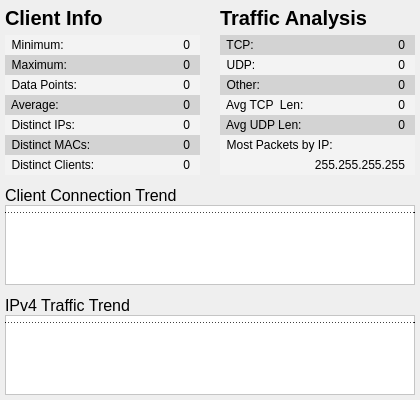
<?xml version="1.0" encoding="UTF-8"?>
<ui version="4.0">
 <class>MainWindow</class>
 <widget class="QMainWindow" name="MainWindow">
  <property name="geometry">
   <rect>
    <x>0</x>
    <y>0</y>
    <width>420</width>
    <height>400</height>
   </rect>
  </property>
  <property name="minimumSize">
   <size>
    <width>420</width>
    <height>400</height>
   </size>
  </property>
  <property name="maximumSize">
   <size>
    <width>420</width>
    <height>400</height>
   </size>
  </property>
  <property name="windowTitle">
   <string>Network Anlaysis</string>
  </property>
  <widget class="QWidget" name="centralWidget">
   <widget class="QStackedWidget" name="stackedWidget">
    <property name="geometry">
     <rect>
      <x>0</x>
      <y>0</y>
      <width>420</width>
      <height>400</height>
     </rect>
    </property>
    <property name="currentIndex">
     <number>2</number>
    </property>
    <widget class="QWidget" name="home">
     <widget class="QPushButton" name="recordButton">
      <property name="geometry">
       <rect>
        <x>65</x>
        <y>350</y>
        <width>140</width>
        <height>35</height>
       </rect>
      </property>
      <property name="font">
       <font>
        <pointsize>15</pointsize>
       </font>
      </property>
      <property name="text">
       <string>Record</string>
      </property>
     </widget>
     <widget class="QLabel" name="clientsLabel">
      <property name="geometry">
       <rect>
        <x>0</x>
        <y>5</y>
        <width>171</width>
        <height>40</height>
       </rect>
      </property>
      <property name="font">
       <font>
        <pointsize>30</pointsize>
       </font>
      </property>
      <property name="text">
       <string>CLIENTS</string>
      </property>
      <property name="alignment">
       <set>Qt::AlignCenter</set>
      </property>
     </widget>
     <widget class="QFrame" name="clientsGraph">
      <property name="geometry">
       <rect>
        <x>40</x>
        <y>50</y>
        <width>375</width>
        <height>100</height>
       </rect>
      </property>
      <property name="styleSheet">
       <string notr="true">background-color: #fff;</string>
      </property>
      <property name="frameShape">
       <enum>QFrame::StyledPanel</enum>
      </property>
      <property name="frameShadow">
       <enum>QFrame::Raised</enum>
      </property>
      <widget class="QLabel" name="clientsMaxLine">
       <property name="geometry">
        <rect>
         <x>1</x>
         <y>9</y>
         <width>373</width>
         <height>1</height>
        </rect>
       </property>
       <property name="styleSheet">
        <string notr="true">background-color: rgba(0, 0, 0, 0);
border: 1px dashed #000;</string>
       </property>
       <property name="text">
        <string/>
       </property>
      </widget>
     </widget>
     <widget class="QPushButton" name="reportButton">
      <property name="geometry">
       <rect>
        <x>215</x>
        <y>350</y>
        <width>140</width>
        <height>35</height>
       </rect>
      </property>
      <property name="font">
       <font>
        <pointsize>15</pointsize>
       </font>
      </property>
      <property name="text">
       <string>Report</string>
      </property>
     </widget>
     <widget class="QLabel" name="durationLabel">
      <property name="geometry">
       <rect>
        <x>235</x>
        <y>25</y>
        <width>80</width>
        <height>20</height>
       </rect>
      </property>
      <property name="font">
       <font>
        <pointsize>14</pointsize>
       </font>
      </property>
      <property name="text">
       <string>Duration:</string>
      </property>
     </widget>
     <widget class="QLabel" name="durationValue">
      <property name="geometry">
       <rect>
        <x>325</x>
        <y>25</y>
        <width>80</width>
        <height>20</height>
       </rect>
      </property>
      <property name="font">
       <font>
        <pointsize>14</pointsize>
       </font>
      </property>
      <property name="text">
       <string>0s</string>
      </property>
      <property name="alignment">
       <set>Qt::AlignRight|Qt::AlignTrailing|Qt::AlignVCenter</set>
      </property>
     </widget>
     <widget class="QFrame" name="trafficGraph">
      <property name="geometry">
       <rect>
        <x>40</x>
        <y>230</y>
        <width>375</width>
        <height>100</height>
       </rect>
      </property>
      <property name="styleSheet">
       <string notr="true">background-color: #fff;</string>
      </property>
      <property name="frameShape">
       <enum>QFrame::StyledPanel</enum>
      </property>
      <property name="frameShadow">
       <enum>QFrame::Raised</enum>
      </property>
      <widget class="QLabel" name="trafficMaxLine">
       <property name="geometry">
        <rect>
         <x>1</x>
         <y>9</y>
         <width>373</width>
         <height>1</height>
        </rect>
       </property>
       <property name="styleSheet">
        <string notr="true">background-color: rgba(0, 0, 0, 0);
border: 1px dashed #000;</string>
       </property>
       <property name="text">
        <string/>
       </property>
      </widget>
     </widget>
     <widget class="QLabel" name="trafficLabel">
      <property name="geometry">
       <rect>
        <x>0</x>
        <y>185</y>
        <width>171</width>
        <height>40</height>
       </rect>
      </property>
      <property name="font">
       <font>
        <pointsize>30</pointsize>
       </font>
      </property>
      <property name="text">
       <string>TRAFFIC</string>
      </property>
      <property name="alignment">
       <set>Qt::AlignCenter</set>
      </property>
     </widget>
     <widget class="QLabel" name="clientsMinValue">
      <property name="geometry">
       <rect>
        <x>5</x>
        <y>139</y>
        <width>30</width>
        <height>11</height>
       </rect>
      </property>
      <property name="text">
       <string>0</string>
      </property>
      <property name="alignment">
       <set>Qt::AlignRight|Qt::AlignTrailing|Qt::AlignVCenter</set>
      </property>
     </widget>
     <widget class="QLabel" name="clientsMaxValue">
      <property name="geometry">
       <rect>
        <x>5</x>
        <y>49</y>
        <width>30</width>
        <height>20</height>
       </rect>
      </property>
      <property name="text">
       <string>10</string>
      </property>
      <property name="alignment">
       <set>Qt::AlignRight|Qt::AlignTrailing|Qt::AlignVCenter</set>
      </property>
     </widget>
     <widget class="QLabel" name="trafficMinValue">
      <property name="geometry">
       <rect>
        <x>5</x>
        <y>319</y>
        <width>30</width>
        <height>11</height>
       </rect>
      </property>
      <property name="text">
       <string>0</string>
      </property>
      <property name="alignment">
       <set>Qt::AlignRight|Qt::AlignTrailing|Qt::AlignVCenter</set>
      </property>
     </widget>
     <widget class="QLabel" name="trafficMaxValue">
      <property name="geometry">
       <rect>
        <x>5</x>
        <y>229</y>
        <width>30</width>
        <height>20</height>
       </rect>
      </property>
      <property name="text">
       <string>10</string>
      </property>
      <property name="alignment">
       <set>Qt::AlignRight|Qt::AlignTrailing|Qt::AlignVCenter</set>
      </property>
     </widget>
     <widget class="QLabel" name="label_4">
      <property name="geometry">
       <rect>
        <x>170</x>
        <y>205</y>
        <width>140</width>
        <height>17</height>
       </rect>
      </property>
      <property name="text">
       <string>(packets per second)</string>
      </property>
     </widget>
     <zorder>recordButton</zorder>
     <zorder>clientsLabel</zorder>
     <zorder>reportButton</zorder>
     <zorder>durationLabel</zorder>
     <zorder>durationValue</zorder>
     <zorder>trafficGraph</zorder>
     <zorder>trafficLabel</zorder>
     <zorder>clientsMinValue</zorder>
     <zorder>clientsMaxValue</zorder>
     <zorder>clientsGraph</zorder>
     <zorder>trafficMinValue</zorder>
     <zorder>trafficMaxValue</zorder>
     <zorder>label_4</zorder>
    </widget>
    <widget class="QWidget" name="transition">
     <widget class="QLabel" name="transitionLabel">
      <property name="geometry">
       <rect>
        <x>10</x>
        <y>130</y>
        <width>400</width>
        <height>50</height>
       </rect>
      </property>
      <property name="font">
       <font>
        <pointsize>25</pointsize>
       </font>
      </property>
      <property name="text">
       <string>Transition Message</string>
      </property>
      <property name="alignment">
       <set>Qt::AlignCenter</set>
      </property>
     </widget>
     <widget class="QProgressBar" name="progressBar">
      <property name="geometry">
       <rect>
        <x>10</x>
        <y>200</y>
        <width>400</width>
        <height>30</height>
       </rect>
      </property>
      <property name="font">
       <font>
        <pointsize>13</pointsize>
       </font>
      </property>
      <property name="value">
       <number>0</number>
      </property>
     </widget>
    </widget>
    <widget class="QWidget" name="report">
     <widget class="QLabel" name="label_3">
      <property name="geometry">
       <rect>
        <x>5</x>
        <y>295</y>
        <width>180</width>
        <height>20</height>
       </rect>
      </property>
      <property name="font">
       <font>
        <pointsize>12</pointsize>
       </font>
      </property>
      <property name="text">
       <string>IPv4 Traffic Trend</string>
      </property>
     </widget>
     <widget class="QFrame" name="clientsTrendGraph">
      <property name="geometry">
       <rect>
        <x>5</x>
        <y>205</y>
        <width>410</width>
        <height>80</height>
       </rect>
      </property>
      <property name="styleSheet">
       <string notr="true">background-color: #fff;</string>
      </property>
      <property name="frameShape">
       <enum>QFrame::StyledPanel</enum>
      </property>
      <property name="frameShadow">
       <enum>QFrame::Raised</enum>
      </property>
      <widget class="QLabel" name="clientTrendMaxLine">
       <property name="geometry">
        <rect>
         <x>0</x>
         <y>7</y>
         <width>410</width>
         <height>1</height>
        </rect>
       </property>
       <property name="styleSheet">
        <string notr="true">background-color: rgba(0, 0, 0, 0);
border: 1px dashed #000;</string>
       </property>
       <property name="text">
        <string/>
       </property>
      </widget>
     </widget>
     <widget class="QFrame" name="trafficTrendGraph">
      <property name="geometry">
       <rect>
        <x>5</x>
        <y>315</y>
        <width>410</width>
        <height>80</height>
       </rect>
      </property>
      <property name="styleSheet">
       <string notr="true">background-color: #fff;</string>
      </property>
      <property name="frameShape">
       <enum>QFrame::StyledPanel</enum>
      </property>
      <property name="frameShadow">
       <enum>QFrame::Raised</enum>
      </property>
      <widget class="QLabel" name="trafficTrendMaxLine">
       <property name="geometry">
        <rect>
         <x>0</x>
         <y>7</y>
         <width>410</width>
         <height>1</height>
        </rect>
       </property>
       <property name="styleSheet">
        <string notr="true">background-color: rgba(0, 0, 0, 0);
border: 1px dashed #000;</string>
       </property>
       <property name="text">
        <string/>
       </property>
      </widget>
     </widget>
     <widget class="QLabel" name="label_5">
      <property name="geometry">
       <rect>
        <x>5</x>
        <y>185</y>
        <width>180</width>
        <height>20</height>
       </rect>
      </property>
      <property name="font">
       <font>
        <pointsize>12</pointsize>
       </font>
      </property>
      <property name="text">
       <string>Client Connection Trend</string>
      </property>
     </widget>
     <widget class="QLabel" name="label_2">
      <property name="geometry">
       <rect>
        <x>5</x>
        <y>35</y>
        <width>195</width>
        <height>20</height>
       </rect>
      </property>
      <property name="toolTip">
       <string>Minimum number of clients found</string>
      </property>
      <property name="styleSheet">
       <string notr="true">background-color: rgb(243, 243, 243);</string>
      </property>
      <property name="text">
       <string>  Minimum:</string>
      </property>
     </widget>
     <widget class="QLabel" name="label_6">
      <property name="geometry">
       <rect>
        <x>5</x>
        <y>55</y>
        <width>195</width>
        <height>20</height>
       </rect>
      </property>
      <property name="toolTip">
       <string>Maximum number of clients found</string>
      </property>
      <property name="styleSheet">
       <string notr="true">background-color: rgb(211, 211, 211);</string>
      </property>
      <property name="text">
       <string>  Maximum:</string>
      </property>
     </widget>
     <widget class="QLabel" name="label_8">
      <property name="geometry">
       <rect>
        <x>5</x>
        <y>95</y>
        <width>195</width>
        <height>20</height>
       </rect>
      </property>
      <property name="toolTip">
       <string>Average number of clients found</string>
      </property>
      <property name="styleSheet">
       <string notr="true">background-color: rgb(211, 211, 211);</string>
      </property>
      <property name="text">
       <string>  Average:</string>
      </property>
     </widget>
     <widget class="QLabel" name="label_9">
      <property name="geometry">
       <rect>
        <x>5</x>
        <y>75</y>
        <width>195</width>
        <height>20</height>
       </rect>
      </property>
      <property name="toolTip">
       <string>Number of data points collected</string>
      </property>
      <property name="styleSheet">
       <string notr="true">background-color: rgb(243, 243, 243);</string>
      </property>
      <property name="text">
       <string>  Data Points:</string>
      </property>
     </widget>
     <widget class="QLabel" name="label_10">
      <property name="geometry">
       <rect>
        <x>5</x>
        <y>5</y>
        <width>101</width>
        <height>25</height>
       </rect>
      </property>
      <property name="font">
       <font>
        <pointsize>15</pointsize>
        <weight>75</weight>
        <bold>true</bold>
       </font>
      </property>
      <property name="toolTip">
       <string>A client is defined as a MAC Address and IP Address pair</string>
      </property>
      <property name="text">
       <string>Client Info</string>
      </property>
     </widget>
     <widget class="QLabel" name="label_11">
      <property name="geometry">
       <rect>
        <x>220</x>
        <y>5</y>
        <width>161</width>
        <height>25</height>
       </rect>
      </property>
      <property name="font">
       <font>
        <pointsize>15</pointsize>
        <weight>75</weight>
        <bold>true</bold>
       </font>
      </property>
      <property name="text">
       <string>Traffic Analysis</string>
      </property>
     </widget>
     <widget class="QLabel" name="label_12">
      <property name="geometry">
       <rect>
        <x>5</x>
        <y>115</y>
        <width>195</width>
        <height>20</height>
       </rect>
      </property>
      <property name="toolTip">
       <string>Number of distinct IP Adresses found</string>
      </property>
      <property name="styleSheet">
       <string notr="true">background-color: rgb(243, 243, 243);</string>
      </property>
      <property name="text">
       <string>  Distinct IPs:</string>
      </property>
     </widget>
     <widget class="QLabel" name="label_13">
      <property name="geometry">
       <rect>
        <x>5</x>
        <y>135</y>
        <width>195</width>
        <height>20</height>
       </rect>
      </property>
      <property name="toolTip">
       <string>Number of distinct MAC Adresses found</string>
      </property>
      <property name="styleSheet">
       <string notr="true">background-color: rgb(211, 211, 211);</string>
      </property>
      <property name="text">
       <string>  Distinct MACs:</string>
      </property>
     </widget>
     <widget class="QLabel" name="label_14">
      <property name="geometry">
       <rect>
        <x>5</x>
        <y>155</y>
        <width>195</width>
        <height>20</height>
       </rect>
      </property>
      <property name="toolTip">
       <string>Number of distinct Clients found</string>
      </property>
      <property name="styleSheet">
       <string notr="true">background-color: rgb(243, 243, 243);</string>
      </property>
      <property name="text">
       <string>  Distinct Clients:</string>
      </property>
     </widget>
     <widget class="QLabel" name="clientDistinctClientsValue">
      <property name="geometry">
       <rect>
        <x>120</x>
        <y>155</y>
        <width>70</width>
        <height>20</height>
       </rect>
      </property>
      <property name="text">
       <string>0</string>
      </property>
      <property name="alignment">
       <set>Qt::AlignRight|Qt::AlignTrailing|Qt::AlignVCenter</set>
      </property>
     </widget>
     <widget class="QLabel" name="clientDistinctMacsValue">
      <property name="geometry">
       <rect>
        <x>120</x>
        <y>135</y>
        <width>70</width>
        <height>20</height>
       </rect>
      </property>
      <property name="toolTip">
       <string/>
      </property>
      <property name="text">
       <string>0</string>
      </property>
      <property name="alignment">
       <set>Qt::AlignRight|Qt::AlignTrailing|Qt::AlignVCenter</set>
      </property>
     </widget>
     <widget class="QLabel" name="clientDistinctIpsValue">
      <property name="geometry">
       <rect>
        <x>120</x>
        <y>115</y>
        <width>70</width>
        <height>20</height>
       </rect>
      </property>
      <property name="text">
       <string>0</string>
      </property>
      <property name="alignment">
       <set>Qt::AlignRight|Qt::AlignTrailing|Qt::AlignVCenter</set>
      </property>
     </widget>
     <widget class="QLabel" name="clientAverageValue">
      <property name="geometry">
       <rect>
        <x>120</x>
        <y>95</y>
        <width>70</width>
        <height>20</height>
       </rect>
      </property>
      <property name="text">
       <string>0</string>
      </property>
      <property name="alignment">
       <set>Qt::AlignRight|Qt::AlignTrailing|Qt::AlignVCenter</set>
      </property>
     </widget>
     <widget class="QLabel" name="clientNumPointsValue">
      <property name="geometry">
       <rect>
        <x>120</x>
        <y>75</y>
        <width>70</width>
        <height>20</height>
       </rect>
      </property>
      <property name="text">
       <string>0</string>
      </property>
      <property name="alignment">
       <set>Qt::AlignRight|Qt::AlignTrailing|Qt::AlignVCenter</set>
      </property>
     </widget>
     <widget class="QLabel" name="clientMaxValue">
      <property name="geometry">
       <rect>
        <x>120</x>
        <y>55</y>
        <width>70</width>
        <height>20</height>
       </rect>
      </property>
      <property name="text">
       <string>0</string>
      </property>
      <property name="alignment">
       <set>Qt::AlignRight|Qt::AlignTrailing|Qt::AlignVCenter</set>
      </property>
     </widget>
     <widget class="QLabel" name="clientMinValue">
      <property name="geometry">
       <rect>
        <x>120</x>
        <y>35</y>
        <width>70</width>
        <height>20</height>
       </rect>
      </property>
      <property name="text">
       <string>0</string>
      </property>
      <property name="alignment">
       <set>Qt::AlignRight|Qt::AlignTrailing|Qt::AlignVCenter</set>
      </property>
     </widget>
     <widget class="QLabel" name="label_15">
      <property name="geometry">
       <rect>
        <x>220</x>
        <y>35</y>
        <width>195</width>
        <height>20</height>
       </rect>
      </property>
      <property name="toolTip">
       <string>Number of TCP packets captured</string>
      </property>
      <property name="styleSheet">
       <string notr="true">background-color: rgb(211, 211, 211);</string>
      </property>
      <property name="text">
       <string>  TCP:</string>
      </property>
     </widget>
     <widget class="QLabel" name="label_16">
      <property name="geometry">
       <rect>
        <x>220</x>
        <y>55</y>
        <width>195</width>
        <height>20</height>
       </rect>
      </property>
      <property name="toolTip">
       <string>Number of UDP packets captured</string>
      </property>
      <property name="styleSheet">
       <string notr="true">background-color: rgb(243, 243, 243);</string>
      </property>
      <property name="text">
       <string>  UDP:</string>
      </property>
     </widget>
     <widget class="QLabel" name="label_17">
      <property name="geometry">
       <rect>
        <x>220</x>
        <y>135</y>
        <width>195</width>
        <height>20</height>
       </rect>
      </property>
      <property name="toolTip">
       <string>The IP address associated with the most packets</string>
      </property>
      <property name="styleSheet">
       <string notr="true">background-color: rgb(243, 243, 243);</string>
      </property>
      <property name="text">
       <string>  Most Packets by IP:</string>
      </property>
     </widget>
     <widget class="QLabel" name="label_26">
      <property name="geometry">
       <rect>
        <x>220</x>
        <y>155</y>
        <width>195</width>
        <height>20</height>
       </rect>
      </property>
      <property name="styleSheet">
       <string notr="true">background-color: rgb(243, 243, 243);</string>
      </property>
      <property name="text">
       <string/>
      </property>
      <property name="alignment">
       <set>Qt::AlignRight|Qt::AlignTrailing|Qt::AlignVCenter</set>
      </property>
     </widget>
     <widget class="QLabel" name="trafficTcpPacketsValue">
      <property name="geometry">
       <rect>
        <x>325</x>
        <y>35</y>
        <width>80</width>
        <height>20</height>
       </rect>
      </property>
      <property name="text">
       <string>0</string>
      </property>
      <property name="alignment">
       <set>Qt::AlignRight|Qt::AlignTrailing|Qt::AlignVCenter</set>
      </property>
     </widget>
     <widget class="QLabel" name="trafficUdpPacketsValue">
      <property name="geometry">
       <rect>
        <x>325</x>
        <y>55</y>
        <width>80</width>
        <height>20</height>
       </rect>
      </property>
      <property name="text">
       <string>0</string>
      </property>
      <property name="alignment">
       <set>Qt::AlignRight|Qt::AlignTrailing|Qt::AlignVCenter</set>
      </property>
     </widget>
     <widget class="QLabel" name="trafficIpValue">
      <property name="geometry">
       <rect>
        <x>280</x>
        <y>155</y>
        <width>125</width>
        <height>20</height>
       </rect>
      </property>
      <property name="text">
       <string>255.255.255.255</string>
      </property>
      <property name="alignment">
       <set>Qt::AlignRight|Qt::AlignTrailing|Qt::AlignVCenter</set>
      </property>
     </widget>
     <widget class="QLabel" name="label_18">
      <property name="geometry">
       <rect>
        <x>220</x>
        <y>75</y>
        <width>195</width>
        <height>20</height>
       </rect>
      </property>
      <property name="toolTip">
       <string>Number of Misc. packets captured</string>
      </property>
      <property name="styleSheet">
       <string notr="true">background-color: rgb(211, 211, 211);</string>
      </property>
      <property name="text">
       <string>  Other:</string>
      </property>
     </widget>
     <widget class="QLabel" name="label_19">
      <property name="geometry">
       <rect>
        <x>220</x>
        <y>95</y>
        <width>195</width>
        <height>20</height>
       </rect>
      </property>
      <property name="toolTip">
       <string>The average length of captured TCP packets</string>
      </property>
      <property name="styleSheet">
       <string notr="true">background-color: rgb(243, 243, 243);</string>
      </property>
      <property name="text">
       <string>  Avg TCP  Len:</string>
      </property>
     </widget>
     <widget class="QLabel" name="label_20">
      <property name="geometry">
       <rect>
        <x>220</x>
        <y>115</y>
        <width>195</width>
        <height>20</height>
       </rect>
      </property>
      <property name="toolTip">
       <string>The average length of captured UDP packets</string>
      </property>
      <property name="styleSheet">
       <string notr="true">background-color: rgb(211, 211, 211);</string>
      </property>
      <property name="text">
       <string>  Avg UDP Len:</string>
      </property>
     </widget>
     <widget class="QLabel" name="trafficOtherPacketsValue">
      <property name="geometry">
       <rect>
        <x>325</x>
        <y>75</y>
        <width>80</width>
        <height>20</height>
       </rect>
      </property>
      <property name="text">
       <string>0</string>
      </property>
      <property name="alignment">
       <set>Qt::AlignRight|Qt::AlignTrailing|Qt::AlignVCenter</set>
      </property>
     </widget>
     <widget class="QLabel" name="trafficTcpLenValue">
      <property name="geometry">
       <rect>
        <x>325</x>
        <y>95</y>
        <width>80</width>
        <height>20</height>
       </rect>
      </property>
      <property name="text">
       <string>0</string>
      </property>
      <property name="alignment">
       <set>Qt::AlignRight|Qt::AlignTrailing|Qt::AlignVCenter</set>
      </property>
     </widget>
     <widget class="QLabel" name="trafficUdpLenValue">
      <property name="geometry">
       <rect>
        <x>325</x>
        <y>115</y>
        <width>80</width>
        <height>20</height>
       </rect>
      </property>
      <property name="text">
       <string>0</string>
      </property>
      <property name="alignment">
       <set>Qt::AlignRight|Qt::AlignTrailing|Qt::AlignVCenter</set>
      </property>
     </widget>
     <zorder>label_3</zorder>
     <zorder>clientsTrendGraph</zorder>
     <zorder>trafficTrendGraph</zorder>
     <zorder>label_5</zorder>
     <zorder>label_2</zorder>
     <zorder>label_6</zorder>
     <zorder>label_8</zorder>
     <zorder>label_9</zorder>
     <zorder>label_10</zorder>
     <zorder>label_11</zorder>
     <zorder>label_12</zorder>
     <zorder>label_13</zorder>
     <zorder>label_14</zorder>
     <zorder>clientMinValue</zorder>
     <zorder>clientMaxValue</zorder>
     <zorder>clientNumPointsValue</zorder>
     <zorder>clientAverageValue</zorder>
     <zorder>clientDistinctIpsValue</zorder>
     <zorder>clientDistinctMacsValue</zorder>
     <zorder>clientDistinctClientsValue</zorder>
     <zorder>label_15</zorder>
     <zorder>label_16</zorder>
     <zorder>label_17</zorder>
     <zorder>label_26</zorder>
     <zorder>trafficTcpPacketsValue</zorder>
     <zorder>trafficUdpPacketsValue</zorder>
     <zorder>trafficIpValue</zorder>
     <zorder>label_18</zorder>
     <zorder>label_19</zorder>
     <zorder>label_20</zorder>
     <zorder>trafficOtherPacketsValue</zorder>
     <zorder>trafficTcpLenValue</zorder>
     <zorder>trafficUdpLenValue</zorder>
    </widget>
    <widget class="QWidget" name="error">
     <widget class="QTextBrowser" name="textBrowser">
      <property name="geometry">
       <rect>
        <x>10</x>
        <y>100</y>
        <width>400</width>
        <height>250</height>
       </rect>
      </property>
      <property name="font">
       <font>
        <pointsize>14</pointsize>
       </font>
      </property>
     </widget>
     <widget class="QLabel" name="label">
      <property name="geometry">
       <rect>
        <x>10</x>
        <y>40</y>
        <width>400</width>
        <height>51</height>
       </rect>
      </property>
      <property name="font">
       <font>
        <pointsize>30</pointsize>
       </font>
      </property>
      <property name="text">
       <string>System Error</string>
      </property>
     </widget>
    </widget>
   </widget>
  </widget>
 </widget>
 <layoutdefault spacing="6" margin="11"/>
 <resources/>
 <connections/>
</ui>
